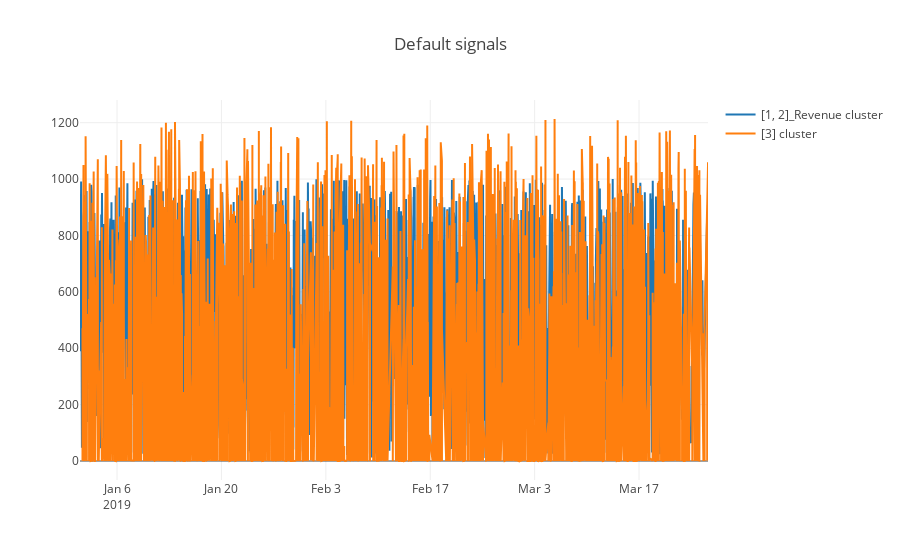

Notebook code cell kept with this figure:
### Code cell
plotAmounts(df_filtered)

### Figure 1 — Plotly figure (JSON) as saved in the notebook; plotly's stock layout.template omitted (floating-point values rounded to 4 significant figures; data arrays with more than 128 entries replaced by an {"elided": "..."} marker saying what was removed)
{"data": [{"name": "[1, 2]_Revenue cluster", "type": "scatter", "uid": "c569b3b0-3f5c-4549-b8a5-ec807c823e09", "x": {"elided": "1879 str values"}, "y": {"elided": "1879 int values"}}, {"name": "[3] cluster", "type": "scatter", "uid": "edae6eda-5fa5-4990-b521-3d8cb3dc3af7", "x": {"elided": "6800 str values"}, "y": {"elided": "6800 float values"}}], "layout": {"hovermode": "closest", "showlegend": true, "title": {"text": "Default signals"}}}
